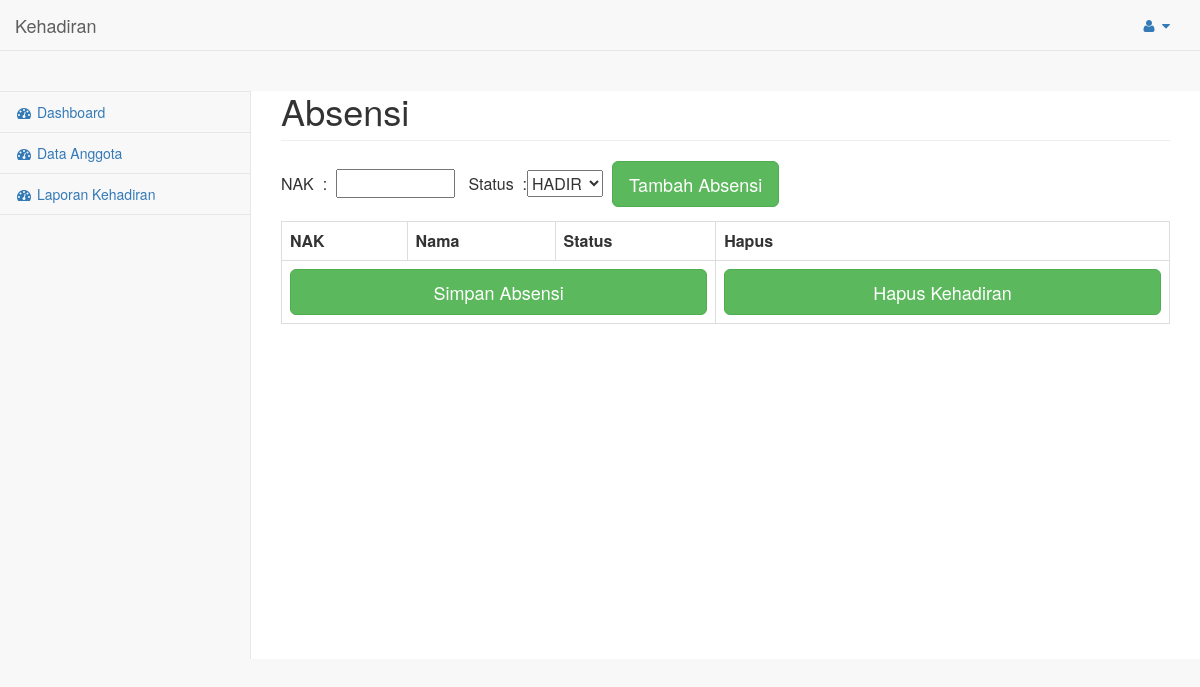
/pages/index.php (signed in), run on an earlier commit of the app's database.
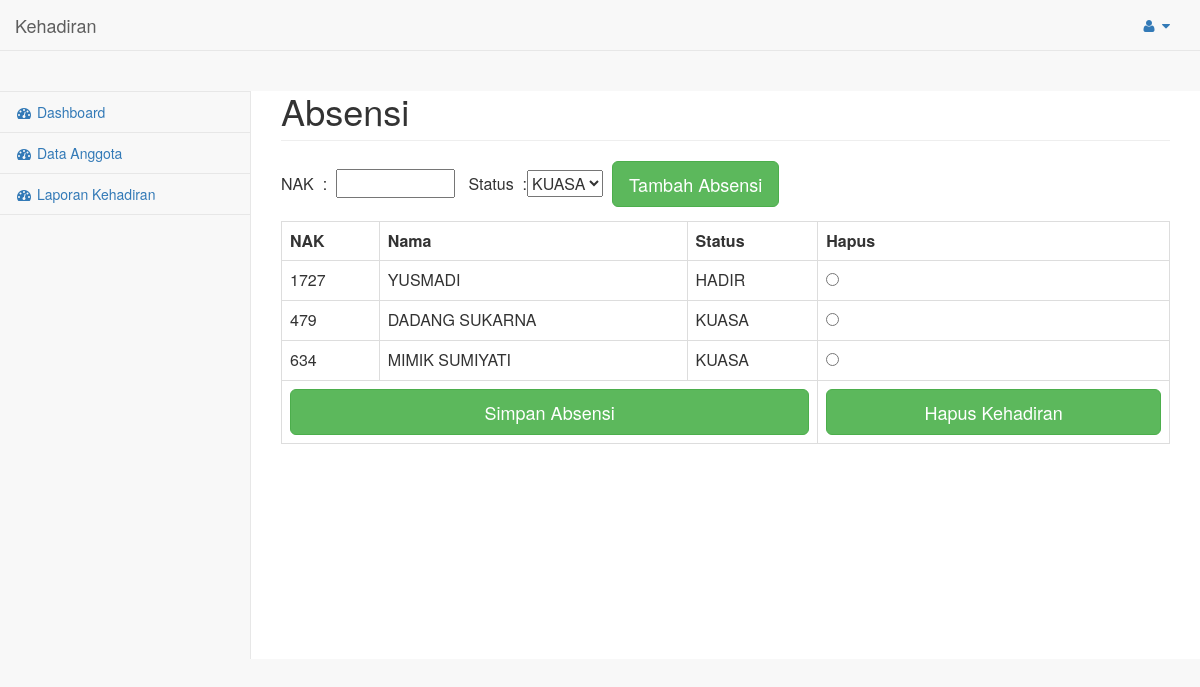
And on a later commit of the database.
### tables this page shows
CREATE TABLE `kehadiran` (
  `waktu` datetime NOT NULL,
  `nak` int(11) NOT NULL,
  `status` varchar(10) NOT NULL,
  `user` varchar(30) NOT NULL,
  `temp` int(1) NOT NULL,
  `id_kuasa` int(11) NOT NULL,
  `no_kupon` int(11) NOT NULL,
  PRIMARY KEY (`nak`)
);

CREATE TABLE `anggota` (
  `id` int(11) NOT NULL,
  `nak` int(11) DEFAULT NULL,
  `nama` varchar(50) DEFAULT NULL,
  `nik` varchar(11) DEFAULT NULL,
  PRIMARY KEY (`id`)
);

CREATE TABLE `kuasa` (
  `id_kuasa` int(11) NOT NULL,
  `nak` int(11) NOT NULL,
  `status` varchar(10) NOT NULL,
  `user` varchar(50) NOT NULL,
  `waktu` datetime NOT NULL,
  `temp` int(1) NOT NULL,
  `no_kupon` int(11) NOT NULL,
  PRIMARY KEY (`nak`)
);

### pages/kehadiran.php (the view, shortened to what this page needs)
<?php
$konek = mysqli_connect('localhost','root','','registrasi');
$sql4 = "SELECT status from kehadiran where temp=1 and user='$_SESSION[nama]'";
		$ambildata4 = mysqli_query( $konek,$sql4);
		while($rows = mysqli_fetch_array($ambildata4, MYSQL_ASSOC))
		{
			$statuss=$rows['status'];
		}
?>
<h1 class="page-header">Absensi</h1>
<form action="?id=4" method="post">
	<table>
		<tr><td>NAK</td><td>&nbsp;&nbsp;</td><td>:</td><td>&nbsp;&nbsp;</td><td><input type="text" name="nak" size="10"></td><td>&nbsp;&nbsp;&nbsp;</td>
		<td>Status</td><td>&nbsp;&nbsp;</td><td>:</td><td>	<select name="status">
											<?php if ($statuss=="HADIR") {} else {?>
											<option name="hadir" value="HADIR">HADIR</option>
											<?php }?>
											<option name="kuasa" value="KUASA">KUASA</option>
										</select></td><td>&nbsp;&nbsp;</td><td><input  class='btn btn-lg btn-success btn-block' size="20px" type="submit" name="tambah" value="Tambah Absensi" /></td></tr>
	</table>
</form>
<?php
$dbhost = 'localhost';
$dbuser = 'root';
$dbpass = '';
$koneksi = mysql_connect($dbhost, $dbuser, $dbpass);
$sql = "SELECT * from kehadiran join anggota using (nak) where temp=1 and user='$_SESSION[nama]'";
$ambildata = mysql_query( $sql, $koneksi);
if ($ambildata==null)
{}
else
{
echo "<form action='?id=6' method='POST'>";
echo "<table border='1' class='table-responsive table-bordered table'><tr><th>NAK</th><th>Nama</th><th>Status</th><th>Hapus</th></tr>";
}
while($row = mysql_fetch_array($ambildata, MYSQL_ASSOC))
{
    echo "<tr id=biasa>
	<td>{$row['nak']}</td>
	<td>{$row['nama']}</td>
	<td>{$row['status']}</td>
	<td><input type='radio' name='hapus_anggota' value='{$row['nak']}'></td>
</tr>";
}
$sql3 = "SELECT id_kuasa from kehadiran where temp=1 and user='$_SESSION[nama]'";
$ambildata3 = mysql_query( $sql3, $koneksi);
while($row = mysql_fetch_array($ambildata3, MYSQL_ASSOC))
{
	$id_kuasa=$row['id_kuasa'];
}
$sql2 = "SELECT * from kuasa join anggota using (nak) where temp=1 and user='$_SESSION[nama]' and id_kuasa='$id_kuasa'";
$ambildata2 = mysql_query( $sql2, $koneksi);
while($row = mysql_fetch_array($ambildata2, MYSQL_ASSOC))
{
    echo "<tr id=biasa>
	<td>{$row['nak']}</td>
	<td>{$row['nama']}</td>
	<td>{$row['status']}</td>
	<td><input type='radio' name='hapus_anggota' value='{$row['nak']}'></td>
</tr>";
}
?>
<tr><td colspan="3">
<input  class='btn btn-lg btn-success btn-block' type='submit' name='simpan' value='Simpan Absensi' onclick="return confirm('Absensi Selesai?')"/>
</td>
<td><input size="20px" maxlength="20px" class='btn btn-lg btn-success btn-block' type='submit' name='hapus' value='Hapus Kehadiran' onclick="return confirm('Akan dihapus?')"/></td></tr>
</table>

### pages/index.php (shortened to what this page needs)
<?php
if(isset($_SESSION['login']))
{
?>
<html lang="en">
<head>
    <link href="../bower_components/bootstrap/dist/css/bootstrap.min.css" rel="stylesheet">
    <link href="../bower_components/metisMenu/dist/metisMenu.min.css" rel="stylesheet">
    <link href="../dist/css/timeline.css" rel="stylesheet">
    <link href="../dist/css/sb-admin-2.css" rel="stylesheet">
    <link href="../bower_components/morrisjs/morris.css" rel="stylesheet">
    <link href="../bower_components/font-awesome/css/font-awesome.min.css" rel="stylesheet" type="text/css">
</head>
<body>
    <div id="wrapper">
        <nav class="navbar navbar-default navbar-static-top" role="navigation" style="margin-bottom: 0">
            <div class="navbar-header">
                <a class="navbar-brand" href="index.html">Kehadiran</a>
            </div>
            <ul class="nav navbar-top-links navbar-right">
                <li class="dropdown">
                    <a class="dropdown-toggle" data-toggle="dropdown" href="#">
                        <i class="fa fa-user fa-fw"></i>  <i class="fa fa-caret-down"></i>
                    </a>
                </li>
            </ul>
            <div class="navbar-default sidebar" role="navigation">
                <div class="sidebar-nav navbar-collapse">
                    <ul class="nav" id="side-menu">
                        <li><br><br></li>
                        <li>
                            <a href="?id=1"><i class="fa fa-dashboard fa-fw"></i> Dashboard</a>
                        </li>
                        <li>
                            <a href="?id=3"><i class="fa fa-dashboard fa-fw"></i> Data Anggota</a>
                        </li>
                        <li>
                            <a href="?id=7"><i class="fa fa-dashboard fa-fw"></i> Laporan Kehadiran</a>
                        </li>
                    </ul>
                </div>
            </div>
        </nav>
        <div id="page-wrapper">
            <?php
            include 'switch.php';
            ?>
        </div>
    </div>
</body>
</html>
<?php
}
else
{
    include "login.html";
}
?>

### pages/switch.php (shortened to what this page needs)
<?php
$link = $_GET['id'];
 switch($link)
 {
	default :
	include "kehadiran.php";
	break;
}
?>

What changed in the data, as far as the page shows it:
added kehadiran: nak "1727", anggota.nama "YUSMADI", status "HADIR"
added kuasa: nak "479", anggota.nama "DADANG SUKARNA", status "KUASA"
added kuasa: nak "634", anggota.nama "MIMIK SUMIYATI", status "KUASA"
Also different on the page:
form field status: "HADIR" → "KUASA"
